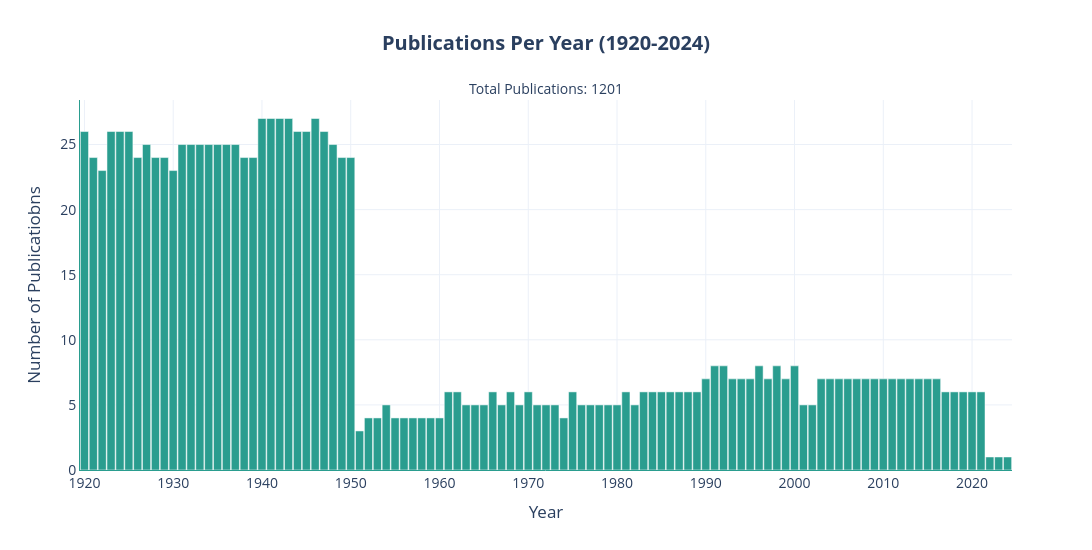

Notebook code cell kept with this figure:
### Markdown cell above
**The corpus exhibits a highly right-skewed distribution of article lengths. The median article length was 1,078 characters, while the mean was substantially higher at 2,441 characters, indicating the presence of a relatively small number of exceptionally long documents pulling the average upward..**

### Code cell
publications_year = df_corpus.groupby('year')['Publication Title'].nunique().reset_index(name="publications")

fig = px.bar(
    publications_year,
    x='year',
    y='publications',
    labels={'year': 'Year', 'publications': 'Number of Publications'},
    title='Articles Per Decade (1920s-2020s)',
    color_discrete_sequence=['#2A9D8F']
)

fig.update_layout(
    template='plotly_white',
    width=1100,
    height=550,
    title=dict(
        text=f"<b>Publications Per Year (1920-2024)</b><br><br>"
             f"<sup>Total Publications: {publications_year['publications'].sum()}</sup>",
        x=0.5
    ),
    xaxis=dict(
        showline=True,
        linecolor='#2A9D8F',
        showgrid=True,
        tickmode="linear",
        dtick=10
    ),
    yaxis=dict(
        showline=True,
        linecolor='#2A9D8F',
        title='Number of Publicatiobns',
        zeroline=False,
        tickmode="array",
        tickformat='d',
        showgrid=True
    ),
    hovermode='x unified',
    font=dict(size=14),
    showlegend=False,
    bargap=0.08
)

fig.show()

html_file = OUTPUT_PATH /"Visualizations" /"publications_per_year.html"
png_file = OUTPUT_PATH /"Visualizations" /"publications_per_year.png"
pdf_file = OUTPUT_PATH /"Visualizations" /"publications_per_year.pdf"

fig.write_html(html_file)
fig.write_image(png_file, width=1800, height=900, scale=3)
fig.write_image(pdf_file)

print(f"Interactive figure saved to: {html_file}")
print(f"High-resolution PNG saved to: {png_file}")
print(f"High-resolution PDF saved to: {pdf_file}")

### Figure 1 — Plotly figure (JSON) as saved in the notebook; plotly's stock layout.template omitted (floating-point values rounded to 4 significant figures)
{"data": [{"hovertemplate": "Year=%{x}<br>Number of Publications=%{y}<extra></extra>", "legendgroup": "", "marker": {"color": "#2A9D8F", "pattern": {"shape": ""}}, "name": "", "orientation": "v", "showlegend": false, "textposition": "auto", "type": "bar", "x": [1920, 1921, 1922, 1923, 1924, 1925, 1926, 1927, 1928, 1929, 1930, 1931, 1932, 1933, 1934, 1935, 1936, 1937, 1938, 1939, 1940, 1941, 1942, 1943, 1944, 1945, 1946, 1947, 1948, 1949, 1950, 1951, 1952, 1953, 1954, 1955, 1956, 1957, 1958, 1959, 1960, 1961, 1962, 1963, 1964, 1965, 1966, 1967, 1968, 1969, 1970, 1971, 1972, 1973, 1974, 1975, 1976, 1977, 1978, 1979, 1980, 1981, 1982, 1983, 1984, 1985, 1986, 1987, 1988, 1989, 1990, 1991, 1992, 1993, 1994, 1995, 1996, 1997, 1998, 1999, 2000, 2001, 2002, 2003, 2004, 2005, 2006, 2007, 2008, 2009, 2010, 2011, 2012, 2013, 2014, 2015, 2016, 2017, 2018, 2019, 2020, 2021, 2022, 2023, 2024], "xaxis": "x", "y": [26, 24, 23, 26, 26, 26, 24, 25, 24, 24, 23, 25, 25, 25, 25, 25, 25, 25, 24, 24, 27, 27, 27, 27, 26, 26, 27, 26, 25, 24, 24, 3, 4, 4, 5, 4, 4, 4, 4, 4, 4, 6, 6, 5, 5, 5, 6, 5, 6, 5, 6, 5, 5, 5, 4, 6, 5, 5, 5, 5, 5, 6, 5, 6, 6, 6, 6, 6, 6, 6, 7, 8, 8, 7, 7, 7, 8, 7, 8, 7, 8, 5, 5, 7, 7, 7, 7, 7, 7, 7, 7, 7, 7, 7, 7, 7, 7, 6, 6, 6, 6, 6, 1, 1, 1], "yaxis": "y"}], "layout": {"bargap": 0.08, "barmode": "relative", "font": {"size": 14}, "height": 550, "hovermode": "x unified", "legend": {"tracegroupgap": 0}, "showlegend": false, "title": {"text": "<b>Publications Per Year (1920-2024)</b><br><br><sup>Total Publications: 1201</sup>", "x": 0.5}, "width": 1100, "xaxis": {"anchor": "y", "domain": [0, 1], "dtick": 10, "linecolor": "#2A9D8F", "showgrid": true, "showline": true, "tickmode": "linear", "title": {"text": "Year"}}, "yaxis": {"anchor": "x", "domain": [0, 1], "linecolor": "#2A9D8F", "showgrid": true, "showline": true, "tickformat": "d", "tickmode": "array", "title": {"text": "Number of Publicatiobns"}, "zeroline": false}}}
